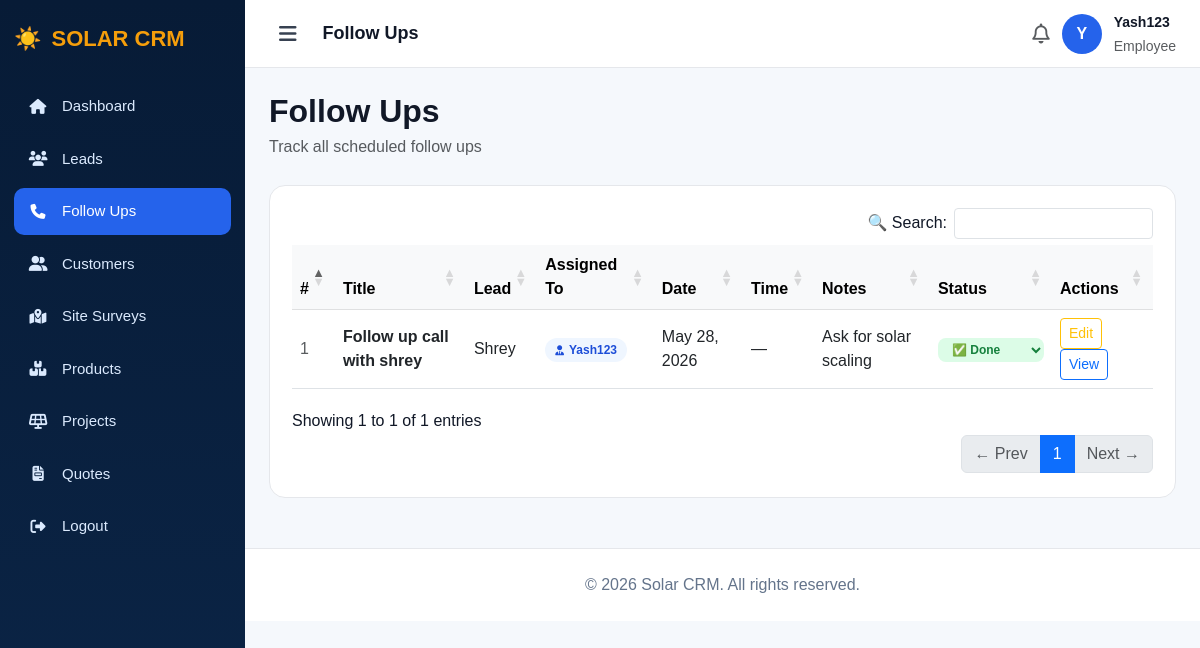
Before: /followups/ (signed in) with the older database file.
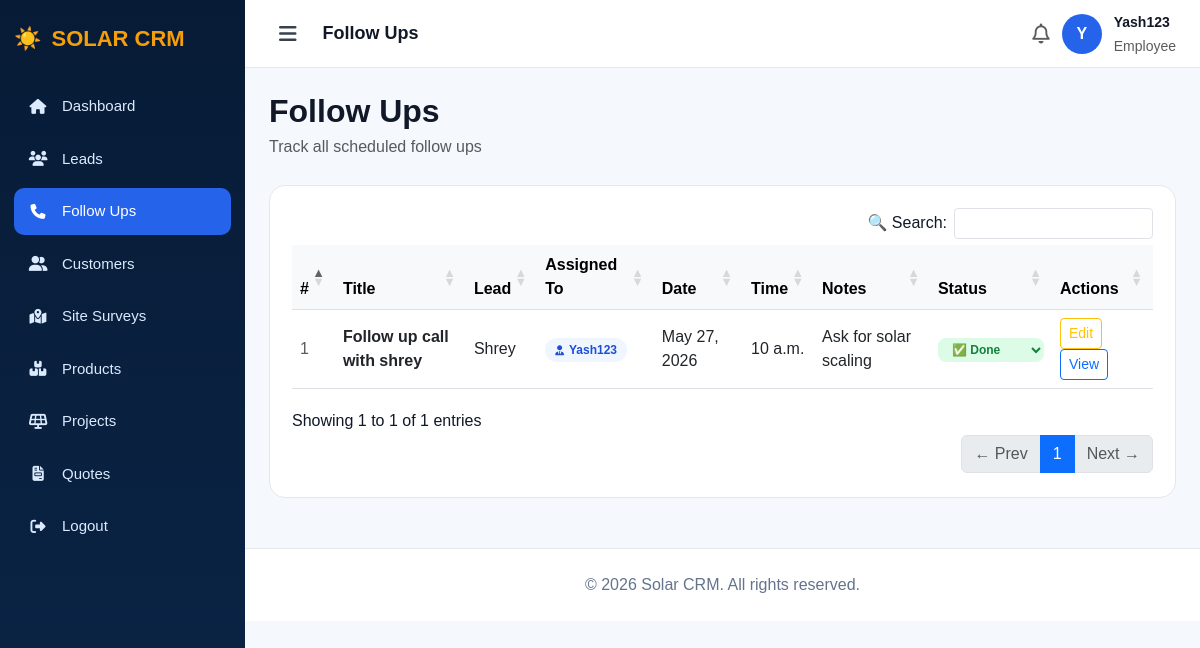
After: the same page with the newer database file.
### app/models.py (models this page shows, shortened)
class FollowUp(models.Model):
    lead = models.ForeignKey(Lead, on_delete=models.CASCADE)
    title = models.CharField(max_length=200)
    follow_up_date = models.DateField()
    follow_up_time = models.TimeField(null=True, blank=True)
    notes = models.TextField(blank=True, null=True)
    done = models.BooleanField(default=False)
    created_at = models.DateTimeField(auto_now_add=True)

class Lead(models.Model):
    STATUS_CHOICES = [
        ('New', 'New'),
        ('Contacted', 'Contacted'),
        ('Qualified', 'Qualified'),
        ('Proposal', 'Proposal'),
        ('Won', 'Won'),
        ('Lost', 'Lost'),
    ]
    name = models.CharField(max_length=100)
    email = models.EmailField()
    phone = models.CharField(max_length=15)
    description = models.TextField(blank=True, null=True)
    status = models.CharField(max_length=50, choices=STATUS_CHOICES, default='New')
    budget = models.DecimalField(max_digits=12, decimal_places=2, default=0)
    created_at = models.DateTimeField(auto_now_add=True)
    assigned_to = models.ForeignKey(User, on_delete=models.SET_NULL, null=True, blank=True, related_name='assigned_leads')
    monthly_bill = models.DecimalField(max_digits=10, decimal_places=2, null=True, blank=True)
    solar_kwh_required = models.DecimalField(max_digits=6, decimal_places=2, null=True, blank=True)

### app/views.py (the view)
# urls.py: path('followups/', views.followups, name='followups'),
@login_required
def followups(request):
    if request.user.is_superuser:
        followups = FollowUp.objects.all().order_by('follow_up_date', 'follow_up_time')
    else:
        followups = FollowUp.objects.filter(lead__assigned_to=request.user).order_by('follow_up_date', 'follow_up_time')
    return render(request, 'followups.html', {'followups': followups})

### app/templates/followups.html (shortened to what the changed rows need)
<!DOCTYPE html>
<html>
<head>
    <link href="https://cdn.jsdelivr.net/npm/bootstrap@5.3.0/dist/css/bootstrap.min.css" rel="stylesheet">
    <link href="https://cdnjs.cloudflare.com/ajax/libs/font-awesome/6.5.1/css/all.min.css" rel="stylesheet">
    <link rel="stylesheet" href="https://cdn.datatables.net/1.13.6/css/dataTables.bootstrap5.min.css">
    <link rel="stylesheet" href="https://cdn.datatables.net/buttons/2.4.1/css/buttons.bootstrap5.min.css">
</head>
<body>
<div class="main" id="main">
    <div class="content">
        <div class="page-header">
            <div><h2>Follow Ups</h2><p class="text-muted mb-0">Track all scheduled follow ups</p></div>
        </div>
        <div class="panel">
            {% if followups %}
            <div class="table-responsive">
                <table id="dataTable" class="table table-hover align-middle mb-0">
                    <thead class="table-light">
                        <tr>
                            <th>#</th>
                            <th>Title</th>
                            <th>Lead</th>
                            <th>Assigned To</th>
                            <th>Date</th>
                            <th>Time</th>
                            <th>Notes</th>
                            <th>Status</th>
                            <th>Actions</th>
                        </tr>
                    </thead>
                    <tbody>
                        {% for f in followups %}
                        <tr>
                            <td class="text-muted">{{ forloop.counter }}</td>
                            <td><strong>{{ f.title }}</strong></td>
                            <td>{{ f.lead.name }}</td>
                            <td>
                                {% if f.lead.assigned_to %}
                                <span class="assigned-badge">
                                    <i class="fa-solid fa-user-tie"></i>
                                    {{ f.lead.assigned_to.username }}
                                </span>
                                {% else %}
                                <span class="text-muted" style="font-size:12px;">Unassigned</span>
                                {% endif %}
                            </td>
                            <td>{{ f.follow_up_date }}</td>
                            <td>{{ f.follow_up_time|default:"—" }}</td>
                            <td>{{ f.notes|truncatechars:35|default:"—" }}</td>
                            <td>
                                <select
                                    class="status-select {% if f.done %}status-done{% else %}status-pending{% endif %}"
                                    data-followup-id="{{ f.id }}"
                                    onchange="changeFollowUpStatus(this.dataset.followupId, this)">
                                    <option value="done" {% if f.done %}selected{% endif %}>✅ Done</option>
                                </select>
                            </td>
                            <td>
                                <a href="/followups/{{ f.id }}/edit/" class="btn btn-sm btn-outline-warning">Edit</a>
                                <a href="/followups/{{ f.id }}/view/" class="btn btn-sm btn-outline-primary">View</a>
                            </td>
                        </tr>
                        {% endfor %}
                    </tbody>
                </table>
            </div>
            {% else %}
            <div class="text-center py-5">
                <i class="fa-solid fa-phone fa-3x text-muted mb-3"></i>
                <p class="text-muted">No follow ups yet.</p>
                {% if request.user.is_superuser %}<a href="/followups/add/" class="add-btn">+ Add First Follow Up</a>{% endif %}
            </div>
            {% endif %}
        </div>
    </div>
</div>
</body>
</html>

Changed rows visible on the page:
changed FollowUp "Follow up call with shrey": follow_up_date "May 28, 2026" → "May 27, 2026"; follow_up_time "—" → "10 a.m."
